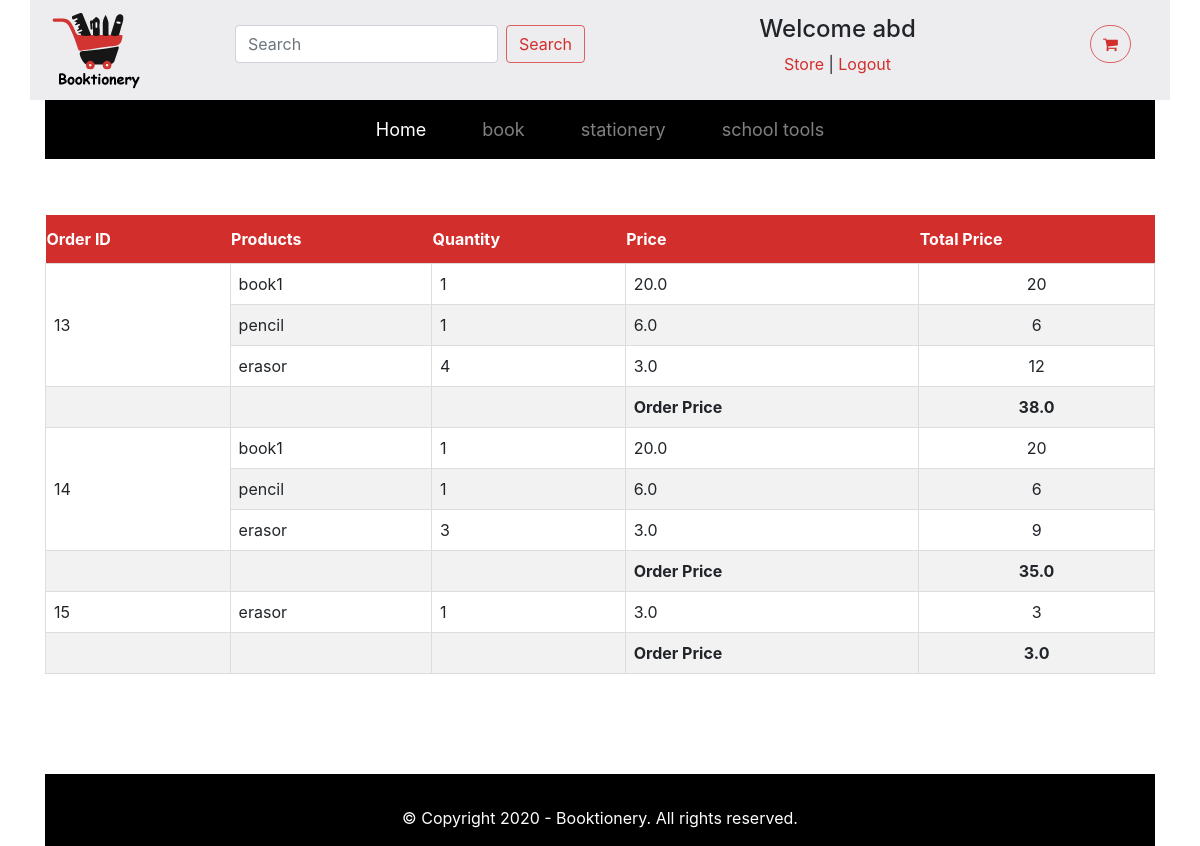
The page /6 (signed in) on the database its author committed.
### booktioneryapp/models.py (models this page shows)
class User(models.Model):
    first_name = models.CharField(max_length=255)
    last_name = models.CharField(max_length=255)
    mobile_number = models.CharField(max_length=255)
    address = models.TextField()
    password =  models.CharField(max_length=255)
    role = models.ForeignKey(Role, related_name="role_users",default=2, on_delete = models.CASCADE)
    created_at = models.DateTimeField(auto_now_add=True)
    updated_at = models.DateTimeField(auto_now=True)
    objects = UserManager()

class Category(models.Model):
    name = models.CharField(max_length=255)
    created_at = models.DateTimeField(auto_now_add=True)
    updated_at = models.DateTimeField(auto_now=True)

class Order(models.Model):
    user = models.ForeignKey(User, related_name="user_orders", on_delete = models.CASCADE)
    created_at = models.DateTimeField(auto_now_add=True)
    updated_at = models.DateTimeField(auto_now=True)
    total_price = models.FloatField(null=True)

class Cart(models.Model):
    user = models.ForeignKey(User, related_name="user_cart", on_delete = models.CASCADE)
    product = models.ForeignKey(Product, related_name="product_cart", on_delete = models.CASCADE)
    order = models.ForeignKey(Order, related_name="order_cart",null=True, on_delete = models.CASCADE)
    quantity=models.DecimalField(decimal_places=0, max_digits=2)
    deleted = models.DecimalField(decimal_places=0, max_digits=1)
    created_at = models.DateTimeField(auto_now_add=True)
    updated_at = models.DateTimeField(auto_now=True)

class Product(models.Model):
    name = models.CharField(max_length=255)
    description = models.TextField()
    price = models.FloatField()
    cat= models.ForeignKey(Category, related_name="Category_products", on_delete = models.CASCADE)
    available_quantity = models.IntegerField()
    img = models.CharField(max_length=255)
    updated_at = models.DateTimeField(auto_now=True)

### booktioneryapp/views.py (the view)
# urls.py: path('<int:id>',views.user_profile ),
def user_profile(request,id):
    category_list = models.all_categorys()
    user_orders = models.user_orders(id)
    if 'user_id' in request.session:
        context = {
            'first_name':request.session['first_name'],
            'last_name':request.session['last_name'],
            'user_id':request.session['user_id'],
            'categorys':category_list,
            'user_orders':user_orders,
            'pos':'my_profile',
        }
        return render(request,'user.html',context)

### booktioneryapp/models.py (called while the page is built)
def user_orders(user_id):
    user = User.objects.get(id=user_id)
    orders = user.user_orders.all()
    return orders

def all_categorys():
    category_list = Category.objects.all()
    return category_list

### booktioneryapp/templates/user.html (shortened to what this page needs)
{% include "header/header_s2.html" %}
<!DOCTYPE html>
<html lang="en">
<head>
    <link rel="stylesheet" href="https://stackpath.bootstrapcdn.com/bootstrap/4.1.3/css/bootstrap.min.css">
    {% load static %}
    <link rel="stylesheet" href="{% static 'css/style.css' %}" />
</head>
<body>
  <div class="container">
    <table class="user_table">
          <tr>
            <th>Order ID</th>
            <th>Products</th>
            <th>Quantity</th>
            <th>Price</th>
            <th>Total Price</th>
          </tr>
        <tbody>
          {%for order in user_orders%}
          <tr>
            <td rowspan={{order.order_cart.all.count}}>{{order.id}}</td>{%for item in order.order_cart.all%}
            <td>{{item.product.name}}</td><td>{{item.quantity}}</td><td>{{item.product.price}}</td><td>{% widthratio item.product.price 1 item.quantity%}</td>
          </tr>
          {%endfor%}
          <tr><td></td><td></td><td></td><td><b>Order Price</b></td><td><b>{{order.total_price}}</b></td></tr>
          {%endfor%}
        </tbody>
      </table>
    </div>
    {% include "footer/footer.html" %}
</body>
</html>

### booktioneryapp/templates/header/header_s2.html (shortened to what this page needs)
<!DOCTYPE html>
<html lang="en">
    <head>
        {% load static %}
        <link href="https://cdn.jsdelivr.net/npm/bootstrap@5.0.0-beta1/dist/css/bootstrap.min.css" rel="stylesheet"
>
        <link rel="stylesheet" href="https://cdnjs.cloudflare.com/ajax/libs/font-awesome/4.7.0/css/font-awesome.min.css">
        <link rel="stylesheet" href="{% static 'css/header.css' %}">
        <link rel="stylesheet" href="//code.jquery.com/ui/1.12.1/themes/base/jquery-ui.css">
        <link rel="stylesheet" href="https://maxcdn.bootstrapcdn.com/bootstrap/4.5.2/css/bootstrap.min.css">
    </head>
<body>
    <div class="container">
        <div class="row space-between header">
            <div class="logo-img col-lg-2 ">
                <img src="{% static 'img/logo.png' %}" alt="booktionery logo">
            </div>
            <div class="search col-lg-4">
                <form class="d-flex" action="/search" method="POST">
                    <input name="product" id="product" class="form-control me-2 product" type="search"
                        placeholder="Search" aria-label="Search">
                    <button class="btn btn-outline-success" type="submit">Search</button>
                </form>
            </div>
            <div class="col-lg-5 space-between">
                {% if user_id and pos == 'my_profile' %}
                <div class="center">
                    <h4>Welcome {{first_name}}</h4>
                    <a class="anchor" href="/success">Store</a> | <a class="anchor" href="/logout">Logout</a>
                </div>
                {% endif %}
            </div>
            <div class="col-lg-1">
                <form action="" method="POST">
                    <a class="btn btn-outline-success btn-m btn-border cart" href="/cart/{{user_id}}"><i class="fa fa-shopping-cart" aria-hidden="true"></i> {{request.session.cart}}</a>
                </form>
            </div>
        </div>
        <nav class="navbar navbar-expand-lg navbar-dark">
            <div class="container-fluid">
                <div class="collapse navbar-collapse space-around" id="navbarNavDropdown">
                    <ul class="navbar-nav navbar-dark">
                        <li class="nav-item">
                            {% if user_id %}
                            <a class="nav-link active" aria-current="page" href="/success">Home</a>
                            {% endif %}
                        </li>
                        {% for category in categorys %}
                        {% if category.name != 'school_tools' %}
                        <li class="nav-item">
                            {% if user_id %}
                            <a class="nav-link" href="/success/products/{{category.name}}">{{category.name}}</a>
                            {% endif %}
                        </li>
                        {% endif %}
                        {% if category.name == 'school_tools' %}
                        <li class="nav-item">
                            {% if user_id %}
                            <a class="nav-link" href="/success/products/{{category.name}}">school tools</a>
                            {% endif %}
                        </li>
                        {% endif %}
                        {% endfor %}
                    </ul>
                </div>
            </div>
        </nav>
    </div>
</body>
</html>

### booktioneryapp/static/css/header.css (style rules this page uses)
body { background-color:#ededf0; font-family: cursive; }
.header { background-color: #ededf0; }
.search { margin-top: 25px; }
.btn-m { margin-top: 25px; }
.btn-border { border-radius: 35px !important; }
.space-between { justify-content: space-between !important; }
.space-around { justify-content: space-around !important; }
.btn-outline-success { color: #d22e2c !important; border-color: #d22f2cbb !important; }
.navbar-nav .nav-item { margin: 0px 20px !important; font-size: large; }
.navbar-expand-lg { background-color: black !important; }
.anchor { color: #d22e2c !important; text-decoration: none; }
.center { text-align: center; margin-top: 15px; }

### booktioneryapp/static/css/style.css (style rules this page uses)
body { background-color:#ededf0; font-family: cursive; }
.user_table { margin-top: 5%; border-collapse: collapse; width: 100%; }
.user_table td, #customers th { border: 1px solid #ddd; padding: 8px; }
.user_table tr:nth-child(even) { background-color: #f2f2f2; }
.user_table th { padding-top: 12px; padding-bottom: 12px; text-align: left; background-color: #d22e2c; color: white; }
.user_table td:last-child { text-align:center; }
.btn-outline-success { color: #d22e2c !important; border-color: #d22f2cbb !important; }

### rows shown on the page
User: first_name "abd"
Category: name "book"
Category: name "stationery"
Order: id "13", total_price "38.0"
Cart: product.name "book1", quantity "1", product.price "20.0", product+quantity "20"
Cart: product.name "pencil", quantity "1", product.price "6.0", product+quantity "6"
Cart: product.name "erasor", quantity "4", product.price "3.0", product+quantity "12"
Order: id "14", total_price "35.0"
Cart: product.name "book1", quantity "1", product.price "20.0", product+quantity "20"
Cart: product.name "pencil", quantity "1", product.price "6.0", product+quantity "6"
Cart: product.name "erasor", quantity "3", product.price "3.0", product+quantity "9"
Order: id "15", total_price "3.0"
Cart: product.name "erasor", quantity "1", product.price "3.0", product+quantity "3"
